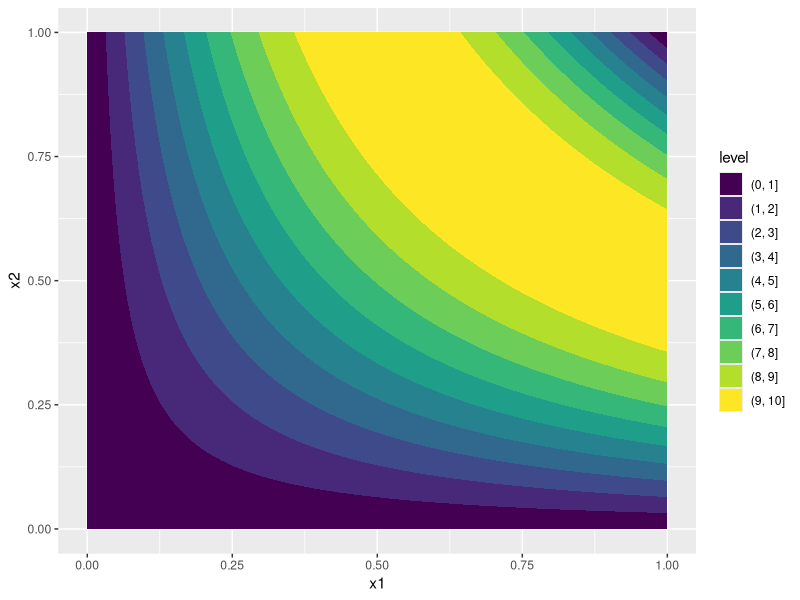

This figure's R source: (Note: this script raises an error after producing the figure.)
## ---- chunk 1
knitr::opts_chunk$set(dev = "pdf", fig.height = 4, fig.align = "center")
par(mar = c(3, 3, 2, 1), mgp = c(2, .7, 0), tck = -.01, las = 1)
set.seed(123)
library(ggplot2)
## ---- chunk 2
f <- function(x1, x2) {
  return(10 * sin(pi * x1 * x2))
}
## ---- chunk 3
f(0.7, 0.7)
## ---- chunk 4
n <- 100 # Number of data points
x1 <- x2 <- seq(0, 1, length.out = n) # Range of x1 and x2
X <- expand.grid(x1, x2) # Expand to have all combinations of x1 and x2
df <-
  data.frame(
    x1 = X[, 1],
    x2 = X[, 2],
    y = f(X[, 1], X[, 2])
  ) # Turn into a data frame for plotting

# Contour plot using ggplot
ggplot(df, aes(x1, x2, z = y)) +
  geom_contour_filled()
## ---- chunk 5
knitr::include_graphics(c("PastedGraphic-2.png", "PastedGraphic-3.png"))
